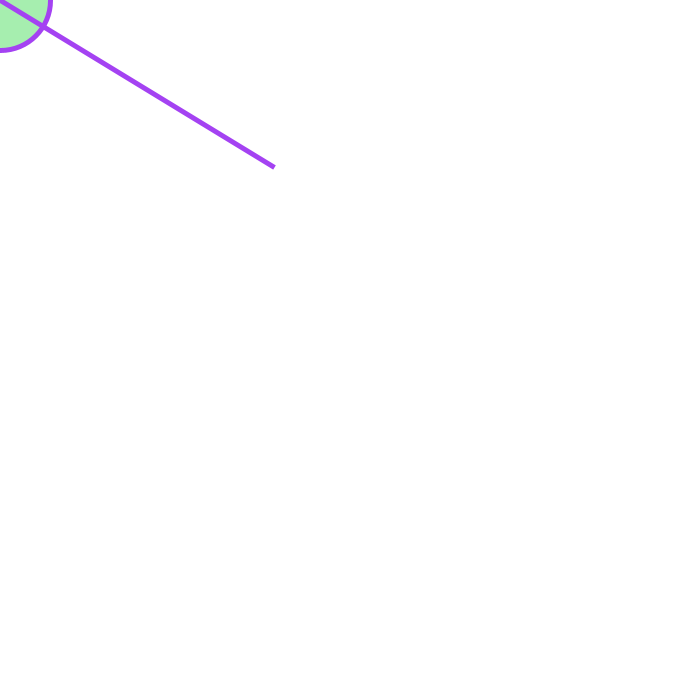
Frame 1 (no input)
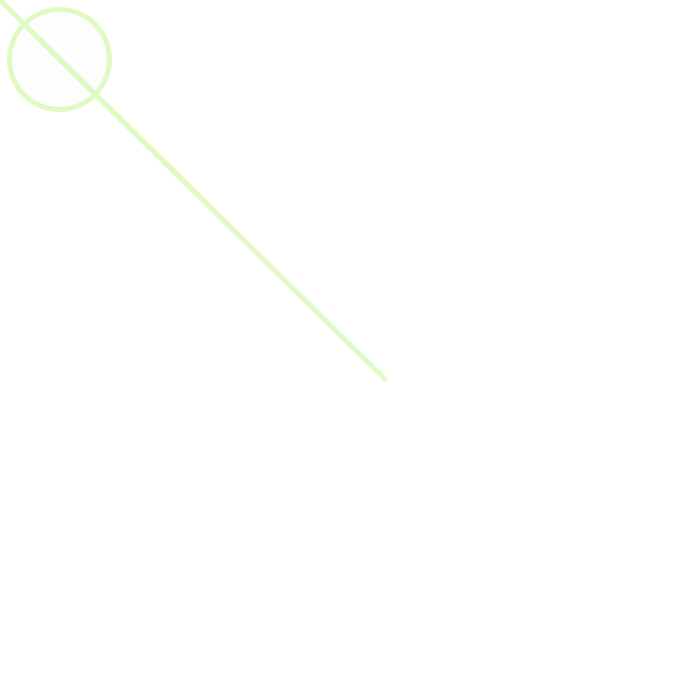
Frame 60 (the mouse pressed at the canvas centre just before this capture)
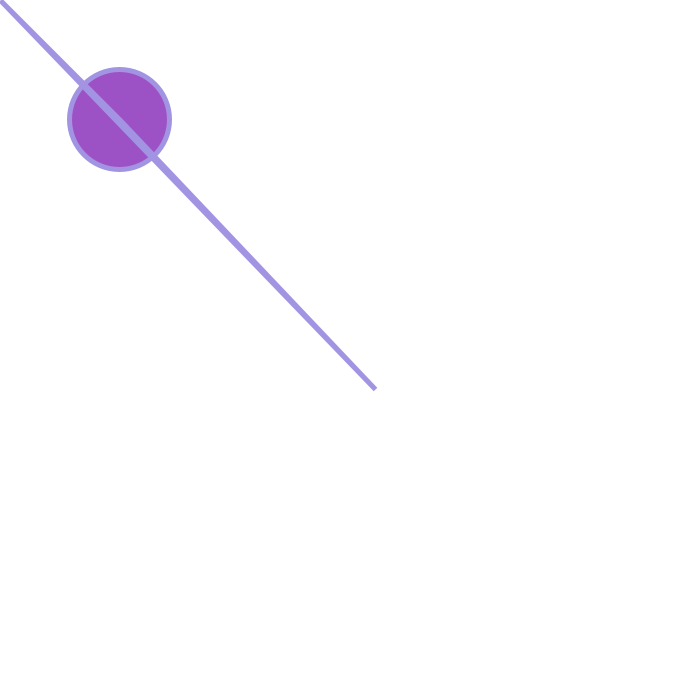
Frame 120 (the mouse held since frame 60 and released just before this capture)

The Processing sketch that drew these frames (run headless with seeded random() and noise(); from frame 60 on, the mouse is pressed at the canvas centre):

// Processing sketch: processing_173805
// ── processing_173805.pde

float x, y;

void setup()
{
size(700, 700);
background(255);
strokeWeight(5);
x=0;
y=0;
}

void draw()
{
background(255);
stroke(random(255),random(255),random(255));
fill(random(255), random(255), random(255), random(255));
ellipse(x, y, 100, 100);
triangle(x, y, 0, 0, random(500), random(500));
x= x+ 1;
y= y+ 1;
if((width<x)||(height<y))
{
x=random(0, width);
y=random(0, height);
}
}
